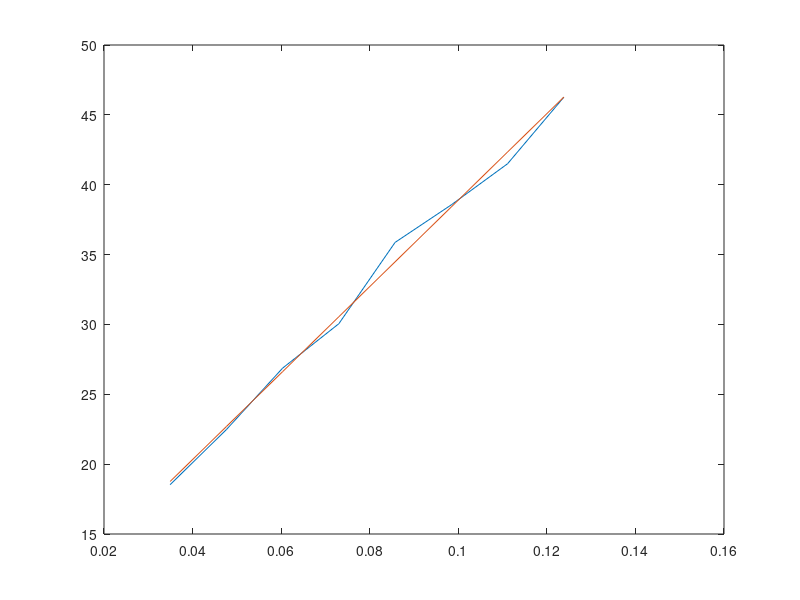
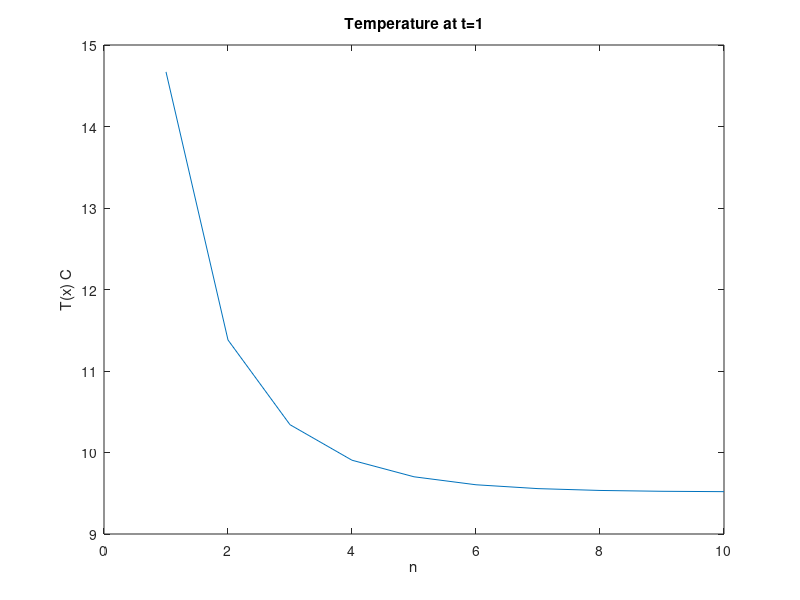
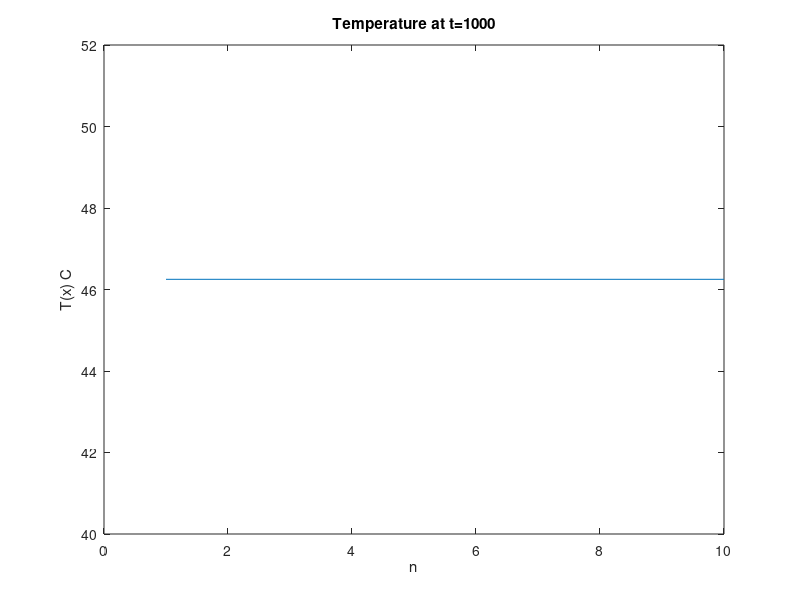
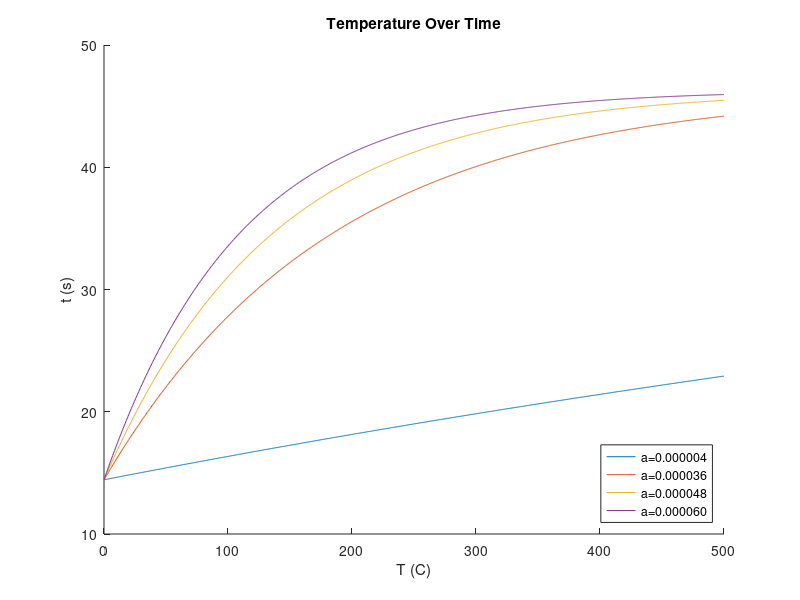

The MATLAB script that drew these images, in order:
clear,clc,close all

T = [18.53,22.47,26.87,30.05,35.87,38.56,41.50,46.26];
x0 = 1+3/8;
dx = 0.5;
x = [x0,x0+dx,x0+2*dx,x0+3*dx,x0+4*dx,x0+5*dx,x0+6*dx,x0+7*dx].*0.0254;

figure
plot(x,T)

p = polyfit(x,T,1);
H = p(1);
line = p(2)+p(1).*x;
hold on
plot(x,line)

T0 = p(2);
alpha = 4.82e-5;
L = 5*0.0254;
X = x(end);

Te = T - line;
bn = @(n) 8.*L.*H./((2.*(1:n)-1).^2.*pi.^2).*(-1).^(1:n);
lam = @(n) (2*(1:n)-1)*pi/(2*L);
t = 1;
N = 1:10;
u = zeros(size(N));

for n = N
    u(n) = T0 + H*X + sum(bn(n).*sin(lam(n).*X).*exp((-lam(n).^2.*alpha.*t)));
end

figure
plot(N,u)
xlabel('n')
ylabel('T(x) C')
title('Temperature at t=1')

t = 1000;

for n = N
    u(n) = T0 + H*X + sum(bn(n).*sin(lam(n).*X).*exp((-lam(n).^2.*alpha.*t)));
end

figure
plot(N,u)
xlabel('n')
ylabel('T(x) C')
title('Temperature at t=1000')

n = 1;
alpha1 = 4.05e-6;
alpha2 = 3.56e-5;
alpha3 = alpha;
alpha4 = 6e-5;

t = linspace(0,500,1000);
u1 = T0 + H*X + bn(n).*sin(lam(n).*X).*exp((-lam(n).^2.*alpha1.*t));
u2 = T0 + H*X + bn(n).*sin(lam(n).*X).*exp((-lam(n).^2.*alpha2.*t));
u3 = T0 + H*X + bn(n).*sin(lam(n).*X).*exp((-lam(n).^2.*alpha3.*t));
u4 = T0 + H*X + bn(n).*sin(lam(n).*X).*exp((-lam(n).^2.*alpha4.*t));

figure
hold on
plot(t,u1)
plot(t,u2)
plot(t,u3)
plot(t,u4)
xlabel('T (C)')
ylabel('t (s)')
title('Temperature Over Time')
legend(sprintf('a=%f',alpha1),sprintf('a=%f',alpha2),sprintf('a=%f',alpha3),sprintf('a=%f',alpha4),'location','southeast')
